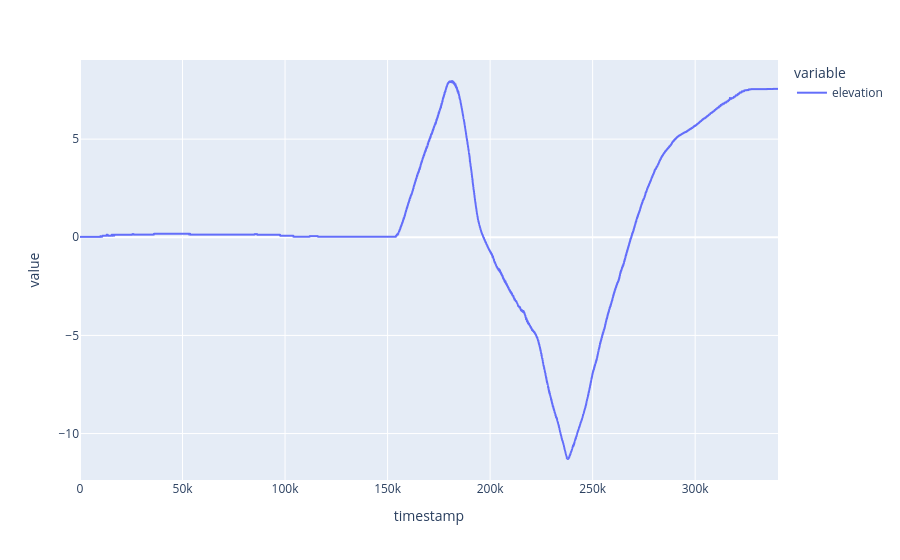

Notebook code cell kept with this figure:
### Code cell
px.line(racebox_graph_data['gps_data'].elevation)

### Figure 1 — Plotly figure (JSON) as saved in the notebook; plotly's stock layout.template omitted (floating-point values rounded to 4 significant figures; data arrays with more than 128 entries replaced by an {"elided": "..."} marker saying what was removed)
{"data": [{"hovertemplate": "variable=elevation<br>timestamp=%{x}<br>value=%{y}<extra></extra>", "legendgroup": "elevation", "line": {"color": "#636efa", "dash": "solid"}, "marker": {"symbol": "circle"}, "mode": "lines", "name": "elevation", "showlegend": true, "type": "scattergl", "x": {"elided": "8511 int values"}, "xaxis": "x", "y": {"elided": "8511 float values"}, "yaxis": "y"}], "layout": {"legend": {"title": {"text": "variable"}, "tracegroupgap": 0}, "margin": {"t": 60}, "xaxis": {"anchor": "y", "domain": [0, 1], "title": {"text": "timestamp"}}, "yaxis": {"anchor": "x", "domain": [0, 1], "title": {"text": "value"}}}}
